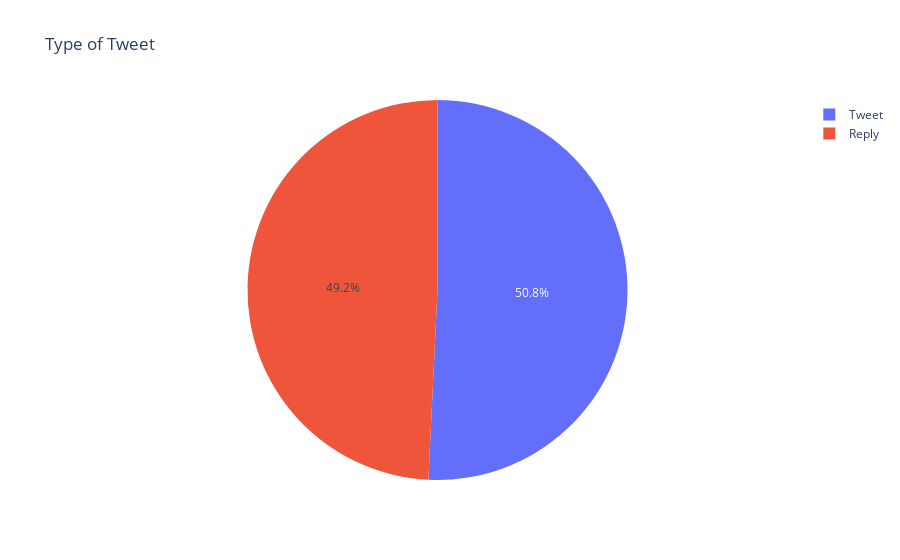

Notebook code cell kept with this figure:
### Code cell
fig = px.pie(dx, values='count', names='tweet_type', title='Type of Tweet',)
fig.show()

### Figure 1 — Plotly figure (JSON) as saved in the notebook; plotly's stock layout.template omitted (floating-point values rounded to 4 significant figures)
{"data": [{"domain": {"x": [0, 1], "y": [0, 1]}, "hovertemplate": "tweet_type=%{label}<br>count=%{value}<extra></extra>", "labels": ["Tweet", "Reply"], "legendgroup": "", "name": "", "showlegend": true, "type": "pie", "values": [398, 386]}], "layout": {"legend": {"tracegroupgap": 0}, "title": {"text": "Type of Tweet"}}}
